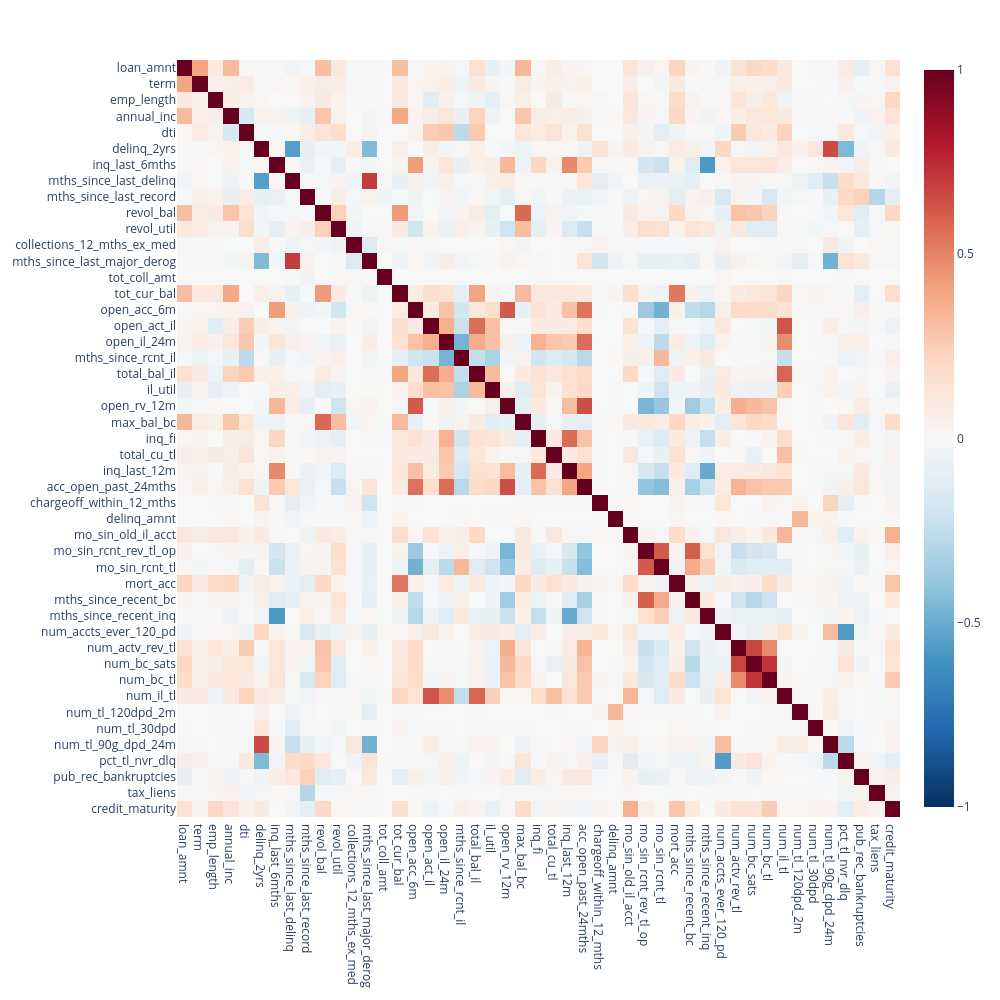

Source (notebook cell):
### Code cell
import plotly.express as px

numeric_df = X_train_bf_enc.select_dtypes(include=['int64', 'float64',])

corr_matrix = numeric_df.corr(method='pearson')


fig = px.imshow(
    corr_matrix, 
    text_auto=False, 
    aspect="auto", 
    color_continuous_scale='RdBu_r', 
    zmin=-1, zmax=1
)
fig.update_layout(width=1000, height=1000)
fig.show()
X_train_bf_enc

### Figure 1 — Plotly figure (JSON) as saved in the notebook; plotly's stock layout.template omitted (floating-point values rounded to 4 significant figures; data arrays with more than 128 entries replaced by an {"elided": "..."} marker saying what was removed)
{"data": [{"coloraxis": "coloraxis", "hovertemplate": "x: %{x}<br>y: %{y}<br>color: %{z}<extra></extra>", "name": "0", "type": "heatmap", "x": ["loan_amnt", "term", "emp_length", "annual_inc", "dti", "delinq_2yrs", "inq_last_6mths", "mths_since_last_delinq", "mths_since_last_record", "revol_bal", "revol_util", "collections_12_mths_ex_med", "mths_since_last_major_derog", "tot_coll_amt", "tot_cur_bal", "open_acc_6m", "open_act_il", "open_il_24m", "mths_since_rcnt_il", "total_bal_il", "il_util", "open_rv_12m", "max_bal_bc", "inq_fi", "total_cu_tl", "inq_last_12m", "acc_open_past_24mths", "chargeoff_within_12_mths", "delinq_amnt", "mo_sin_old_il_acct", "mo_sin_rcnt_rev_tl_op", "mo_sin_rcnt_tl", "mort_acc", "mths_since_recent_bc", "mths_since_recent_inq", "num_accts_ever_120_pd", "num_actv_rev_tl", "num_bc_sats", "num_bc_tl", "num_il_tl", "num_tl_120dpd_2m", "num_tl_30dpd", "num_tl_90g_dpd_24m", "pct_tl_nvr_dlq", "pub_rec_bankruptcies", "tax_liens", "credit_maturity"], "xaxis": "x", "y": ["loan_amnt", "term", "emp_length", "annual_inc", "dti", "delinq_2yrs", "inq_last_6mths", "mths_since_last_delinq", "mths_since_last_record", "revol_bal", "revol_util", "collections_12_mths_ex_med", "mths_since_last_major_derog", "tot_coll_amt", "tot_cur_bal", "open_acc_6m", "open_act_il", "open_il_24m", "mths_since_rcnt_il", "total_bal_il", "il_util", "open_rv_12m", "max_bal_bc", "inq_fi", "total_cu_tl", "inq_last_12m", "acc_open_past_24mths", "chargeoff_within_12_mths", "delinq_amnt", "mo_sin_old_il_acct", "mo_sin_rcnt_rev_tl_op", "mo_sin_rcnt_tl", "mort_acc", "mths_since_recent_bc", "mths_since_recent_inq", "num_accts_ever_120_pd", "num_actv_rev_tl", "num_bc_sats", "num_bc_tl", "num_il_tl", "num_tl_120dpd_2m", "num_tl_30dpd", "num_tl_90g_dpd_24m", "pct_tl_nvr_dlq", "pub_rec_bankruptcies", "tax_liens", "credit_maturity"], "yaxis": "y", "z": {"elided": "47x47 float values"}}], "layout": {"coloraxis": {"cmax": 1, "cmin": -1, "colorscale": [[0, "rgb(5,48,97)"], [0.1, "rgb(33,102,172)"], [0.2, "rgb(67,147,195)"], [0.3, "rgb(146,197,222)"], [0.4, "rgb(209,229,240)"], [0.5, "rgb(247,247,247)"], [0.6, "rgb(253,219,199)"], [0.7, "rgb(244,165,130)"], [0.8, "rgb(214,96,77)"], [0.9, "rgb(178,24,43)"], [1, "rgb(103,0,31)"]]}, "height": 1000, "margin": {"t": 60}, "width": 1000, "xaxis": {"anchor": "y", "domain": [0, 1]}, "yaxis": {"anchor": "x", "autorange": "reversed", "domain": [0, 1]}}}
